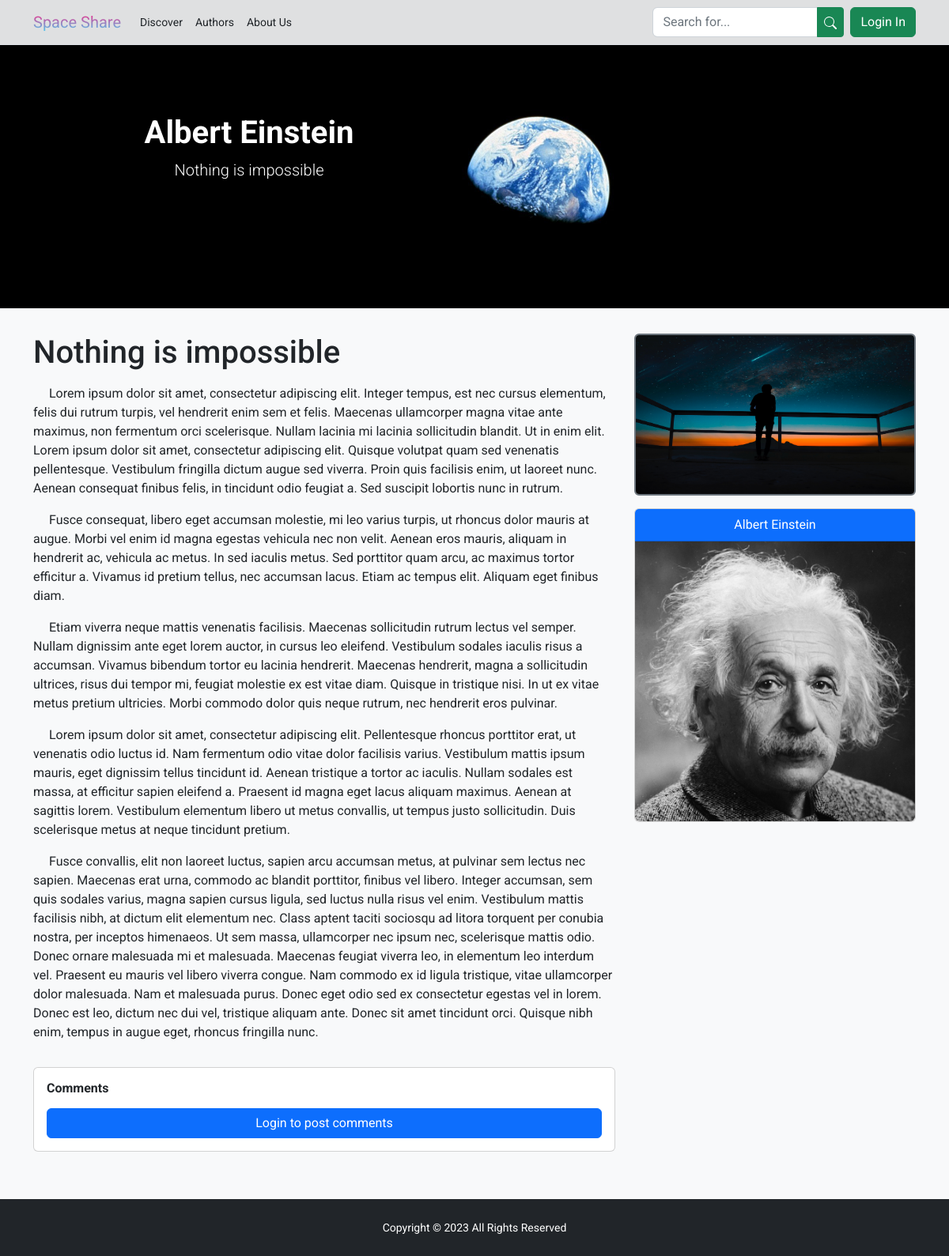
/post/nothing-is-impossible, run on an earlier commit of the app's database.
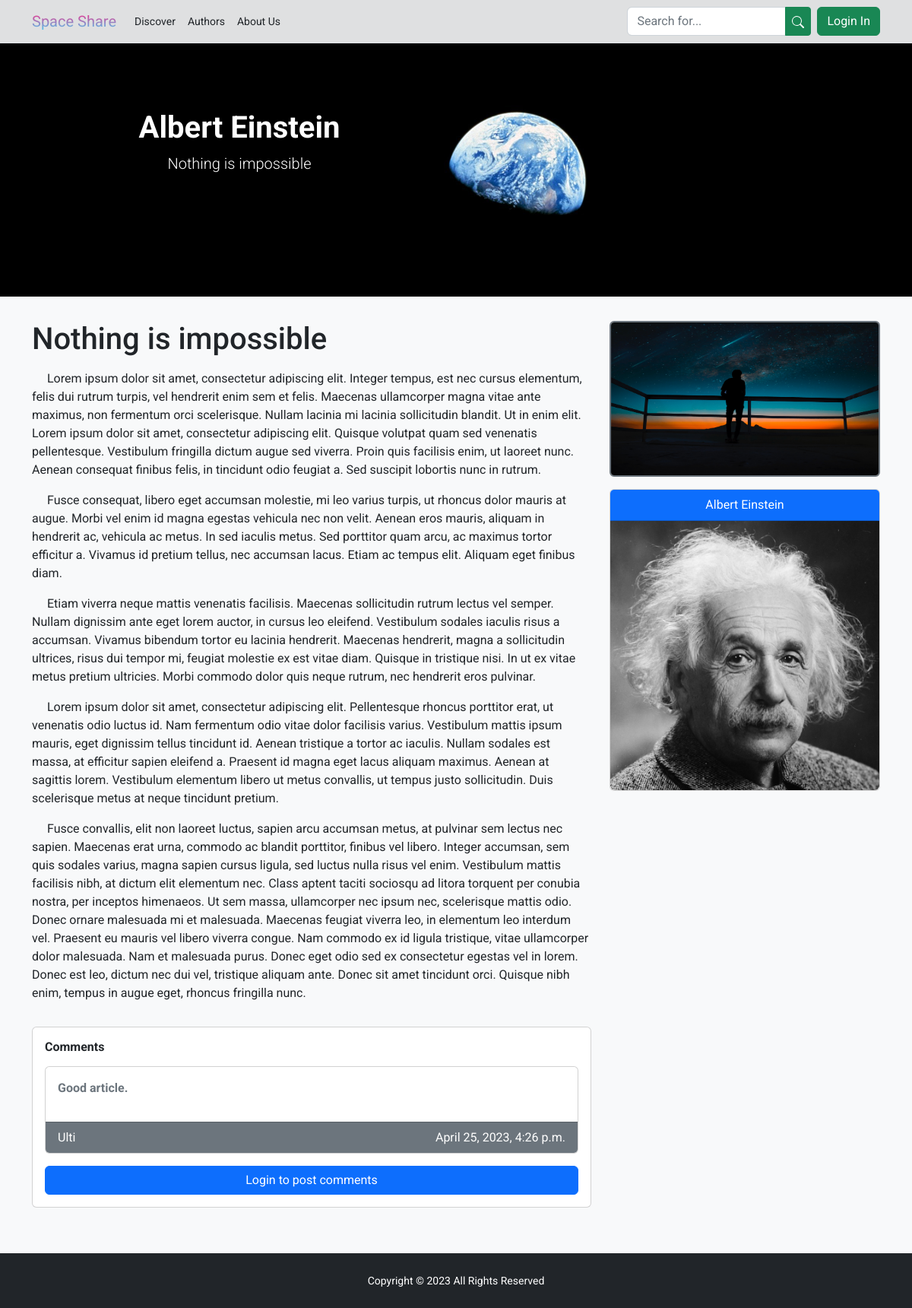
And on a later commit of the database.
### Blog/models.py (models this page shows, shortened)
class Post(models.Model):
    slug = models.SlugField(db_index=True, unique=True, null=False, blank=True)
    title = models.CharField(max_length=150)
    author = models.ForeignKey(
        Author, on_delete=models.CASCADE, related_name="author")
    date = models.DateTimeField(auto_now=True)
    tags = models.ManyToManyField(Tag)
    content = models.TextField(
        validators=[MinLengthValidator(30, MaxLengthValidator(10000))])
    image = models.ImageField(upload_to="posts", null=True)

class Author(models.Model):
    slug = models.SlugField(db_index=True, unique=True, null=True, blank=True)
    name = models.CharField(max_length=30)
    surname = models.CharField(max_length=50)
    description = models.TextField(
        validators=[MinLengthValidator(30, MaxLengthValidator(2000))], default="Author Info")
    email = models.EmailField(validators=[RegexValidator(
        "^(?:[a-z0-9!#$%&'*+/=?^_`{|}~-]+(?:\.[a-z0-9!#$%&'*+/=?^_`{|}~-]+)*|\"(?:[\x01-\x08\x0b\x0c\x0e-\x1f\x21\x23-\x5b\x5d-\x7f]|\\[\x01-\x09\x0b\x0c\x0e-\x7f])*\")@(?:(?:[a-z0-9](?:[a-z0-9-]*[a-z0-9])?\.)+[a-z0-9](?:[a-z0-9-]*[a-z0-9])?|\[(?:(?:(2(5[0-5]|[0-4][0-9])|1[0-9][0-9]|[1-9]?[0-9]))\.){3}(?:(2(5[0-5]|[0-4][0-9])|1[0-9][0-9]|[1-9]?[0-9])|[a-z0-9-]*[a-z0-9]:(?:[\x01-\x08\x0b\x0c\x0e-\x1f\x21-\x5a\x53-\x7f]|\\[\x01-\x09\x0b\x0c\x0e-\x7f])+)\])$", message="Incorrect expression of e-mail.")])
    image = models.ImageField(upload_to="authors", null=True)

class Comment(models.Model):
    post = models.ForeignKey(
        Post, on_delete=models.CASCADE, related_name="post")
    user = models.ForeignKey(
        User, on_delete=models.CASCADE, related_name="user")
    date = models.DateTimeField(auto_now=True)
    content = models.TextField(
        validators=[MinLengthValidator(2), MaxLengthValidator(2000)])

class User(models.Model):
    login = models.CharField(unique=True, max_length=15, validators=[RegexValidator(
        "^(?=.*?[a-zA-Z\d])[a-zA-Z][a-zA-Z\d_-]{2,28}[a-zA-Z\d]$", message="Login must be between 4 and 30 characters long and must start with a letter and end with a letter or number. It can contain a floor and dash between the start and end.")])
    password = models.CharField(max_length=30, validators=[RegexValidator(
        "^(?=.*?[a-z])(?=.*?[A-Z])(?=.*?[0-9])(?=.*?[.~!@#$%^&*()+=[\]\\;:'\"/,|{}<>?])[a-zA-Z0-9.~!@#$%^&*()+=[\]\\;:'\"/,|{}<>?]{8,40}$", message="Password must be between 8 and 40 characters long, contain one lowercase and one uppercase letter, one number and one special character.")])
    nickname = models.CharField(unique=True, max_length=15, validators=[RegexValidator(
        "^[a-zA-Z]\w*$", message="Incorrect expression of nickname.")])
    email = models.EmailField(unique=True, validators=[RegexValidator(
        "^(?:[a-z0-9!#$%&'*+/=?^_`{|}~-]+(?:\.[a-z0-9!#$%&'*+/=?^_`{|}~-]+)*|\"(?:[\x01-\x08\x0b\x0c\x0e-\x1f\x21\x23-\x5b\x5d-\x7f]|\\[\x01-\x09\x0b\x0c\x0e-\x7f])*\")@(?:(?:[a-z0-9](?:[a-z0-9-]*[a-z0-9])?\.)+[a-z0-9](?:[a-z0-9-]*[a-z0-9])?|\[(?:(?:(2(5[0-5]|[0-4][0-9])|1[0-9][0-9]|[1-9]?[0-9]))\.){3}(?:(2(5[0-5]|[0-4][0-9])|1[0-9][0-9]|[1-9]?[0-9])|[a-z0-9-]*[a-z0-9]:(?:[\x01-\x08\x0b\x0c\x0e-\x1f\x21-\x5a\x53-\x7f]|\\[\x01-\x09\x0b\x0c\x0e-\x7f])+)\])$", message="Incorrect expression of e-mail.")])
    image = models.ImageField(
        upload_to="users", null=True, default="users/default.png")

### Blog/views.py (the view, shortened to what this page needs)
# urls.py: path("post/<slug:slug>", views.Post.as_view(), name="post"),
class Post(FormView):
    template_name = "Blog/post.html"
    form_class = CommentForm
    def get_context_data(self, *args, **kwargs):
        context = super().get_context_data(*args, **kwargs)
        print(self.success_url)
        context['post'] = PostModel.objects.get(slug=self.kwargs['slug'])
        context['comments'] = CommentModel.objects.all().filter(
            post=PostModel.objects.get(slug=self.kwargs['slug']))
        return context

### Blog/forms.py
class CommentForm(forms.Form):
    textarea = forms.CharField(widget=forms.Textarea(attrs={
        'rows': '3',
        'class': "form-control form-control-sm",
        'placeholder': "Your comment..."
    }))

### Blog/templates/Blog/post.html (shortened to what this page needs)
{% extends 'Blog/base_blog.html' %}
{% load static %}
{% block doc_css %}
    <link rel="stylesheet" href="{% static 'Blog/css/modal_image.css' %}">
{% endblock %}
{% block blog_content %}
    <header class="banner-holder py-5 mb-3">
        <div class="container">
            <div class="row">
                <div class="col-md-6">
                    <div class="banner-content text-center text-white my-5 py-5">
                        <h1 class="fw-bolder">{{ post.author.name }} {{ post.author.surname }}</h1>
                        <p class="lead">{{ post.title }}</p>
                    </div>
                </div>
            </div>
        </div>
    </header>
    <section class="py-3 mb-3">
        <div class="container">
            <div class="row">
                <div class="col-md-8">
                    <div class="content-holder">
                        <div class="post-content mb-3">
                            <h1>{{ post.title }}</h1>
                            <p>{{ post.content|safe|linebreaks }}</p>
                        </div>
                    </div>
                </div>
                <div class="col-md-4">
                    <div class="mb-3">
                        <img src="{{ post.image.url }}" alt="Author's image" id="modal-image-click" class="img-fluid rounded border border-2 border-secondary">
                    </div>
                    <a href="{% url 'author' post.author.slug %}" class="text-decoration-none">
                        <div class="card">
                            <div class="card-header text-bg-primary text-center">
                                {{ post.author.name }} {{post.author.surname}}
                            </div>
                            <div class="card-body p-0">
                                <img src="{{ post.author.image.url }}" alt="Author" class="w-100 h-100 rounded-bottom">
                            </div>
                        </div>
                    </a>
                </div>
            </div>
            <div class="row">
                <div class="col-md-8">
                    <div class="comment-form my-3">
                        <div class="card">
                            <div class="card-body">
                                <h3 class="fs-6 mb-3 fw-bolder">Comments</h3>
                                {% for comment in comments%}
                                    <div class="card w-100 mb-3">
                                        <div class="card-body text-secondary fw-bold">
                                            {{ comment.content|linebreaks }}
                                        </div>
                                        <div class="card-footer bg-secondary text-bg-secondary">
                                            <div class="row">
                                                <div class="col-6">{{ comment.user.nickname }}</div>
                                                <div class="col-6 text-end">{{ comment.date }}</div>
                                            </div>
                                        </div>
                                    </div>
                                {% endfor %}
                                {% if request.session.nickname %}
                                    <h3 class="fs-6 mt-4 fw-bolder">Post your thoughts</h3>
                                    <form method="POST">
                                        {% csrf_token %}
                                        <div class="row gx-2">
                                            <div class="col-md-12">
                                                <div class="mb-2">
                                                    {{ form.textarea }}
                                                </div>
                                            </div>
                                            <div class="col-md-12">
                                                <div class="d-grid">
                                                    <button type="submit" class="btn btn-sm btn-success">
                                                        Submit comment
                                                    </button>
                                                </div>
                                            </div>
                                        </div>
                                    </form>
                                {% else %}
                                    <a href="{% url 'login' %}" class="btn btn-primary w-100">Login to post comments</a>
                                {% endif %}
                            </div>
                        </div>
                    </div>
                </div>
            </div>
        </div>
    </section>
{% endblock %}

### Blog/templates/Blog/base_blog.html
{% extends 'base.html' %}
{% block doc_content %}
    {% include "Blog/includes/navigation.html" %}
    {% block blog_content %}{% endblock %}
    {% include "Blog/includes/footer.html" %}
{% endblock %}

### templates/base.html (shortened to what this page needs)
{% load static %}
<!DOCTYPE html>
<html lang="en">
<head>
    <link href="https://cdn.jsdelivr.net/npm/bootstrap@5.2.3/dist/css/bootstrap.min.css" rel="stylesheet">
    <link rel="stylesheet" href="{% static 'css/base.css' %}">
    {% block doc_css %}{% endblock %}
</head>
<body class="bg-light">
    {% block doc_content %}{% endblock %}
</body>
</html>

### Blog/templates/Blog/includes/navigation.html (shortened to what this page needs)
<nav class="navbar navbar-expand-lg bg-light small border-bottom shadow-sm fixed-top custom-nav">
    <div class="container">
        <a href="{% url 'index' %}" class="navbar-brand">
            <span class="brand-style brand-gradient">Space Share</span>
        </a>
        <div class="collapse navbar-collapse" id="blog-navbar">
            <ul class="navbar-nav me-auto mb-2 mb-lg-0">
                <li class="nav-item">
                    <a href="{% url 'posts' %}" class="nav-link text-dark">Discover</a>
                </li>
                <li class="nav-item">
                    <a href="{% url 'authors' %}" class="nav-link text-dark">Authors</a>
                </li>
                <li class="nav-item">
                    <a href="{% url 'about_us' %}" class="nav-link text-dark">About Us</a>
                </li>
            </ul>
            <form class="d-flex" role="search" action="{% url 'posts_by_search' %}" method="GET">
                <div class="input-group">
                    <input type="search" name="search" class="form-control from-control-sm" placeholder="Search for..." required>
                    <button type="submit" class="btn btn-sm btn-success">
                    </button>
                </div>
            </form>
            {% if request.session.nickname %}
                <a href="{% url 'settings' %}" class="btn btn-secondary mt-2 mt-lg-0 ms-lg-2">
                    <svg xmlns="http://www.w3.org/2000/svg" width="16" height="16" fill="currentColor" class="bi bi-gear-fill" viewBox="0 0 16 16">
                        <path d="M9.405 1.05c-.413-1.4-2.397-1.4-2.81 0l-.1.34a1.464 1.464 0 0 1-2.105.872l-.31-.17c-1.283-.698-2.686.705-1.987 1.987l.169.311c.446.82.023 1.841-.872 2.105l-.34.1c-1.4.413-1.4 2.397 0 2.81l.34.1a1.464 1.464 0 0 1 .872 2.105l-.17.31c-.698 1.283.705 2.686 1.987 1.987l.311-.169a1.464 1.464 0 0 1 2.105.872l.1.34c.413 1.4 2.397 1.4 2.81 0l.1-.34a1.464 1.464 0 0 1 2.105-.872l.31.17c1.283.698 2.686-.705 1.987-1.987l-.169-.311a1.464 1.464 0 0 1 .872-2.105l.34-.1c1.4-.413 1.4-2.397 0-2.81l-.34-.1a1.464 1.464 0 0 1-.872-2.105l.17-.31c.698-1.283-.705-2.686-1.987-1.987l-.311.169a1.464 1.464 0 0 1-2.105-.872l-.1-.34zM8 10.93a2.929 2.929 0 1 1 0-5.86 2.929 2.929 0 0 1 0 5.858z"/>
                    </svg>
                </a>
                <a href="{% url 'logout' %}" class="btn btn-danger mt-2 mt-lg-0 ms-lg-2">
                    Log out
                </a>
            {% else %}
                <a href="{% url 'login' %}" class="btn btn-success mt-2 mt-lg-0 ms-lg-2">
                    Login In
                </a>
            {% endif %}
        </div>
    </div>
</nav>

### Blog/templates/Blog/includes/footer.html
<div class="my-5 pt-1"></div>
<footer class="main-footer position-fixed bottom-0 w-100 text-bg-dark p-4 text-center">
    <p class="m-0">
        <small>Copyright &copy; 2023 All Rights Reserved</small>
    </p>
</footer>

### static/css/base.css (style rules this page uses)
:root { --sky: #4cc9f0; --far-space: #f72585; }
html, body { font-family: 'Roboto', sans-serif; }
.navbar { z-index: 11; }
.custom-nav { --bs-bg-opacity: .9; backdrop-filter: blur(8px); }
.brand-gradient { background: var(--light); background: -webkit-linear-gradient(to top, var(--sky), var(--far-space)); background: linear-gradient(to top, var(--sky), var(--far-space)); -webkit-background-clip: text; background-clip: text; color: transparent; }
.banner-holder { background-size: cover; background-position: bottom; text-shadow: 1px 1px black; }
.main-footer { z-index: 10; }

### Blog/static/Blog/css/modal_image.css (style rules this page uses)
#modal-image-click { cursor: pointer; }

What changed in the data, as far as the page shows it:
added Comment: content "Good article.", user.nickname "Ulti", date "April 25, 2023, 4:26 p.m."
